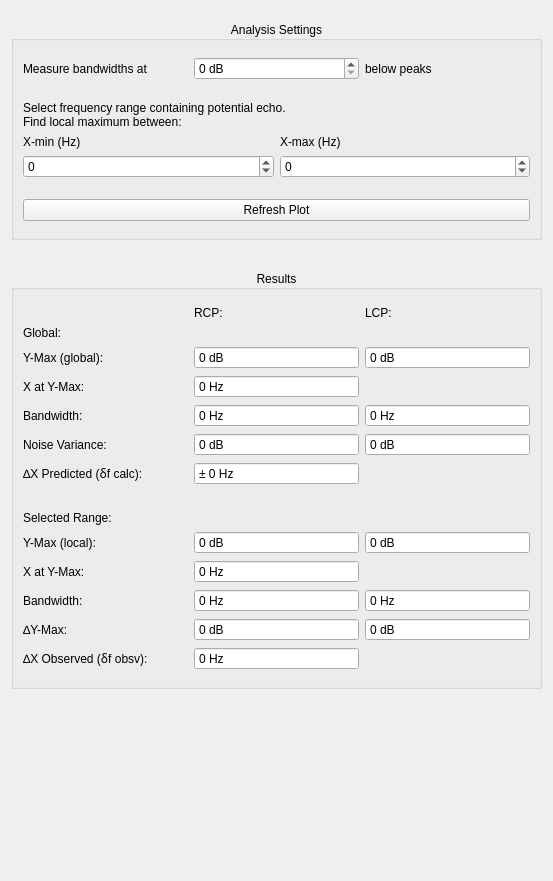
              <widget class="QWidget" name="scrollAreaWidgetContents_2">
               <property name="geometry">
                <rect>
                 <x>0</x>
                 <y>0</y>
                 <width>553</width>
                 <height>881</height>
                </rect>
               </property>
               <layout class="QVBoxLayout" name="verticalLayout_5">
                <item>
                 <layout class="QVBoxLayout" name="verticalLayout_4">
                  <property name="spacing">
                   <number>30</number>
                  </property>
                  <property name="topMargin">
                   <number>10</number>
                  </property>
                  <property name="bottomMargin">
                   <number>22</number>
                  </property>
                  <item>
                   <widget class="QGroupBox" name="group_settings">
                    <property name="title">
                     <string>Analysis Settings</string>
                    </property>
                    <property name="alignment">
                     <set>Qt::AlignCenter</set>
                    </property>
                    <layout class="QGridLayout" name="gridLayout_8">
                     <property name="topMargin">
                      <number>16</number>
                     </property>
                     <property name="bottomMargin">
                      <number>16</number>
                     </property>
                     <item row="0" column="0">
                      <layout class="QVBoxLayout" name="verticalLayout_2">
                       <item>
                        <layout class="QHBoxLayout" name="horizontalLayout_2">
                         <item>
                          <widget class="QLabel" name="label">
                           <property name="text">
                            <string>Measure bandwidths at</string>
                           </property>
                          </widget>
                         </item>
                         <item>
                          <widget class="QDoubleSpinBox" name="spin_measure_bandwidth_below">
                           <property name="suffix">
                            <string> dB</string>
                           </property>
                           <property name="decimals">
                            <number>0</number>
                           </property>
                           <property name="maximum">
                            <double>1000.000000000000000</double>
                           </property>
                          </widget>
                         </item>
                         <item>
                          <widget class="QLabel" name="label_2">
                           <property name="text">
                            <string>below peaks</string>
                           </property>
                          </widget>
                         </item>
                        </layout>
                       </item>
                       <item>
                        <spacer name="verticalSpacer_2">
                         <property name="orientation">
                          <enum>Qt::Vertical</enum>
                         </property>
                         <property name="sizeType">
                          <enum>QSizePolicy::Fixed</enum>
                         </property>
                         <property name="sizeHint" stdset="0">
                          <size>
                           <width>20</width>
                           <height>15</height>
                          </size>
                         </property>
                        </spacer>
                       </item>
                       <item>
                        <widget class="QLabel" name="label_3">
                         <property name="text">
                          <string>Select frequency range containing potential echo.
Find local maximum between:</string>
                         </property>
                        </widget>
                       </item>
                       <item>
                        <layout class="QGridLayout" name="gridLayout_10">
                         <item row="1" column="0">
                          <widget class="QDoubleSpinBox" name="spin_x_min">
                           <property name="decimals">
                            <number>0</number>
                           </property>
                           <property name="minimum">
                            <double>-10000.000000000000000</double>
                           </property>
                           <property name="maximum">
                            <double>10000.000000000000000</double>
                           </property>
                          </widget>
                         </item>
                         <item row="1" column="1">
                          <widget class="QDoubleSpinBox" name="spin_x_max">
                           <property name="decimals">
                            <number>0</number>
                           </property>
                           <property name="minimum">
                            <double>-10000.000000000000000</double>
                           </property>
                           <property name="maximum">
                            <double>10000.000000000000000</double>
                           </property>
                          </widget>
                         </item>
                         <item row="0" column="0">
                          <widget class="QLabel" name="label_4">
                           <property name="text">
                            <string>X-min (Hz)</string>
                           </property>
                          </widget>
                         </item>
                         <item row="0" column="1">
                          <widget class="QLabel" name="label_5">
                           <property name="text">
                            <string>X-max (Hz)</string>
                           </property>
                          </widget>
                         </item>
                        </layout>
                       </item>
                       <item>
                        <spacer name="verticalSpacer_3">
                         <property name="orientation">
                          <enum>Qt::Vertical</enum>
                         </property>
                         <property name="sizeHint" stdset="0">
                          <size>
                           <width>20</width>
                           <height>15</height>
                          </size>
                         </property>
                        </spacer>
                       </item>
                       <item>
                        <widget class="QPushButton" name="btn_refresh_plot">
                         <property name="text">
                          <string>Refresh Plot</string>
                         </property>
                        </widget>
                       </item>
                      </layout>
                     </item>
                    </layout>
                   </widget>
                  </item>
                  <item>
                   <widget class="QGroupBox" name="group_results">
                    <property name="title">
                     <string>Results</string>
                    </property>
                    <property name="alignment">
                     <set>Qt::AlignCenter</set>
                    </property>
                    <layout class="QGridLayout" name="gridLayout_12">
                     <property name="topMargin">
                      <number>16</number>
                     </property>
                     <property name="bottomMargin">
                      <number>16</number>
                     </property>
                     <item row="0" column="0">
                      <layout class="QGridLayout" name="gridLayout_11">
                       <item row="0" column="1">
                        <widget class="QLabel" name="label_18">
                         <property name="text">
                          <string>RCP:</string>
                         </property>
                        </widget>
                       </item>
                       <item row="3" column="1">
                        <widget class="QDoubleSpinBox" name="spin_x_at_ymax_global">
                         <property name="readOnly">
                          <bool>true</bool>
                         </property>
                         <property name="buttonSymbols">
                          <enum>QAbstractSpinBox::NoButtons</enum>
                         </property>
                         <property name="suffix">
                          <string> Hz</string>
                         </property>
                         <property name="decimals">
                          <number>0</number>
                         </property>
                         <property name="minimum">
                          <double>-1000.000000000000000</double>
                         </property>
                         <property name="maximum">
                          <double>1000.000000000000000</double>
                         </property>
                        </widget>
                       </item>
                       <item row="5" column="0">
                        <widget class="QLabel" name="label_9">
                         <property name="text">
                          <string>Noise Variance:</string>
                         </property>
                        </widget>
                       </item>
                       <item row="9" column="0">
                        <widget class="QLabel" name="label_12">
                         <property name="text">
                          <string>Y-Max (local):</string>
                         </property>
                        </widget>
                       </item>
                       <item row="13" column="1">
                        <widget class="QDoubleSpinBox" name="spin_delta_x_observed">
                         <property name="readOnly">
                          <bool>true</bool>
                         </property>
                         <property name="buttonSymbols">
                          <enum>QAbstractSpinBox::NoButtons</enum>
                         </property>
                         <property name="suffix">
                          <string> Hz</string>
                         </property>
                         <property name="decimals">
                          <number>0</number>
                         </property>
                         <property name="minimum">
                          <double>-1000.000000000000000</double>
                         </property>
                         <property name="maximum">
                          <double>1000.000000000000000</double>
                         </property>
                        </widget>
                       </item>
                       <item row="6" column="1">
                        <widget class="QDoubleSpinBox" name="spin_delta_x_predict">
                         <property name="readOnly">
                          <bool>true</bool>
                         </property>
                         <property name="buttonSymbols">
                          <enum>QAbstractSpinBox::NoButtons</enum>
                         </property>
                         <property name="prefix">
                          <string>± </string>
                         </property>
                         <property name="suffix">
                          <string> Hz</string>
                         </property>
                         <property name="decimals">
                          <number>0</number>
                         </property>
                         <property name="minimum">
                          <double>0.000000000000000</double>
                         </property>
                         <property name="maximum">
                          <double>1000.000000000000000</double>
                         </property>
                        </widget>
                       </item>
                       <item row="4" column="1">
                        <widget class="QDoubleSpinBox" name="spin_bandwidth_global">
                         <property name="readOnly">
                          <bool>true</bool>
                         </property>
                         <property name="buttonSymbols">
                          <enum>QAbstractSpinBox::NoButtons</enum>
                         </property>
                         <property name="suffix">
                          <string> Hz</string>
                         </property>
                         <property name="decimals">
                          <number>0</number>
                         </property>
                         <property name="minimum">
                          <double>-1000.000000000000000</double>
                         </property>
                         <property name="maximum">
                          <double>1000.000000000000000</double>
                         </property>
                        </widget>
                       </item>
                       <item row="10" column="1">
                        <widget class="QDoubleSpinBox" name="spin_x_at_ymax_local">
                         <property name="readOnly">
                          <bool>true</bool>
                         </property>
                         <property name="buttonSymbols">
                          <enum>QAbstractSpinBox::NoButtons</enum>
                         </property>
                         <property name="suffix">
                          <string> Hz</string>
                         </property>
                         <property name="decimals">
                          <number>0</number>
                         </property>
                         <property name="minimum">
                          <double>-1000.000000000000000</double>
                         </property>
                         <property name="maximum">
                          <double>1000.000000000000000</double>
                         </property>
                        </widget>
                       </item>
                       <item row="11" column="0">
                        <widget class="QLabel" name="label_14">
                         <property name="text">
                          <string>Bandwidth:</string>
                         </property>
                        </widget>
                       </item>
                       <item row="5" column="1">
                        <widget class="QDoubleSpinBox" name="spin_noise_variance_global">
                         <property name="readOnly">
                          <bool>true</bool>
                         </property>
                         <property name="buttonSymbols">
                          <enum>QAbstractSpinBox::NoButtons</enum>
                         </property>
                         <property name="suffix">
                          <string> dB</string>
                         </property>
                         <property name="decimals">
                          <number>0</number>
                         </property>
                         <property name="minimum">
                          <double>-1000.000000000000000</double>
                         </property>
                         <property name="maximum">
                          <double>1000.000000000000000</double>
                         </property>
                        </widget>
                       </item>
                       <item row="8" column="0">
                        <widget class="QLabel" name="label_11">
                         <property name="text">
                          <string>Selected Range:</string>
                         </property>
                        </widget>
                       </item>
                       <item row="11" column="1">
                        <widget class="QDoubleSpinBox" name="spin_bandwidth_local">
                         <property name="readOnly">
                          <bool>true</bool>
                         </property>
                         <property name="buttonSymbols">
                          <enum>QAbstractSpinBox::NoButtons</enum>
                         </property>
                         <property name="suffix">
                          <string> Hz</string>
                         </property>
                         <property name="decimals">
                          <number>0</number>
                         </property>
                         <property name="minimum">
                          <double>-1000.000000000000000</double>
                         </property>
                         <property name="maximum">
                          <double>1000.000000000000000</double>
                         </property>
                        </widget>
                       </item>
                       <item row="12" column="1">
                        <widget class="QDoubleSpinBox" name="spin_delta_y">
                         <property name="readOnly">
                          <bool>true</bool>
                         </property>
                         <property name="buttonSymbols">
                          <enum>QAbstractSpinBox::NoButtons</enum>
                         </property>
                         <property name="suffix">
                          <string> dB</string>
                         </property>
                         <property name="decimals">
                          <number>0</number>
                         </property>
                         <property name="minimum">
                          <double>-1000.000000000000000</double>
                         </property>
                         <property name="maximum">
                          <double>1000.000000000000000</double>
                         </property>
                        </widget>
                       </item>
                       <item row="13" column="0">
                        <widget class="QLabel" name="label_17">
                         <property name="text">
                          <string>∆X Observed (ẟf obsv):</string>
                         </property>
                        </widget>
                       </item>
                       <item row="12" column="0">
                        <widget class="QLabel" name="label_16">
                         <property name="text">
                          <string>∆Y-Max:</string>
                         </property>
                        </widget>
                       </item>
                       <item row="6" column="0">
                        <widget class="QLabel" name="label_10">
                         <property name="text">
                          <string>∆X Predicted (ẟf calc):</string>
                         </property>
                        </widget>
                       </item>
                       <item row="2" column="0">
                        <widget class="QLabel" name="label_6">
                         <property name="text">
                          <string>Y-Max (global):</string>
                         </property>
                        </widget>
                       </item>
                       <item row="4" column="0">
                        <widget class="QLabel" name="label_8">
                         <property name="text">
                          <string>Bandwidth:</string>
                         </property>
                        </widget>
                       </item>
                       <item row="10" column="0">
                        <widget class="QLabel" name="label_13">
                         <property name="text">
                          <string>X at Y-Max:</string>
                         </property>
                        </widget>
                       </item>
                       <item row="3" column="0">
                        <widget class="QLabel" name="label_7">
                         <property name="text">
                          <string>X at Y-Max:</string>
                         </property>
                        </widget>
                       </item>
                       <item row="7" column="0">
                        <spacer name="verticalSpacer">
                         <property name="orientation">
                          <enum>Qt::Vertical</enum>
                         </property>
                         <property name="sizeType">
                          <enum>QSizePolicy::Fixed</enum>
                         </property>
                         <property name="sizeHint" stdset="0">
                          <size>
                           <width>20</width>
                           <height>20</height>
                          </size>
                         </property>
                        </spacer>
                       </item>
                       <item row="2" column="1">
                        <widget class="QDoubleSpinBox" name="spin_ymax_global">
                         <property name="readOnly">
                          <bool>true</bool>
                         </property>
                         <property name="buttonSymbols">
                          <enum>QAbstractSpinBox::NoButtons</enum>
                         </property>
                         <property name="suffix">
                          <string> dB</string>
                         </property>
                         <property name="decimals">
                          <number>0</number>
                         </property>
                         <property name="minimum">
                          <double>-1000.000000000000000</double>
                         </property>
                         <property name="maximum">
                          <double>1000.000000000000000</double>
                         </property>
                        </widget>
                       </item>
                       <item row="9" column="1">
                        <widget class="QDoubleSpinBox" name="spin_ymax_local">
                         <property name="readOnly">
                          <bool>true</bool>
                         </property>
                         <property name="buttonSymbols">
                          <enum>QAbstractSpinBox::NoButtons</enum>
                         </property>
                         <property name="suffix">
                          <string> dB</string>
                         </property>
                         <property name="decimals">
                          <number>0</number>
                         </property>
                         <property name="minimum">
                          <double>-1000.000000000000000</double>
                         </property>
                         <property name="maximum">
                          <double>1000.000000000000000</double>
                         </property>
                        </widget>
                       </item>
                       <item row="11" column="2">
                        <widget class="QDoubleSpinBox" name="spin_bandwidth_local_LCP">
                         <property name="readOnly">
                          <bool>true</bool>
                         </property>
                         <property name="buttonSymbols">
                          <enum>QAbstractSpinBox::NoButtons</enum>
                         </property>
                         <property name="suffix">
                          <string> Hz</string>
                         </property>
                         <property name="decimals">
                          <number>0</number>
                         </property>
                         <property name="minimum">
                          <double>-1000.000000000000000</double>
                         </property>
                         <property name="maximum">
                          <double>1000.000000000000000</double>
                         </property>
                        </widget>
                       </item>
                       <item row="12" column="2">
                        <widget class="QDoubleSpinBox" name="spin_delta_y_LCP">
                         <property name="readOnly">
                          <bool>true</bool>
                         </property>
                         <property name="buttonSymbols">
                          <enum>QAbstractSpinBox::NoButtons</enum>
                         </property>
                         <property name="suffix">
                          <string> dB</string>
                         </property>
                         <property name="decimals">
                          <number>0</number>
                         </property>
                         <property name="minimum">
                          <double>-1000.000000000000000</double>
                         </property>
                         <property name="maximum">
                          <double>1000.000000000000000</double>
                         </property>
                        </widget>
                       </item>
                       <item row="4" column="2">
                        <widget class="QDoubleSpinBox" name="spin_bandwidth_global_LCP">
                         <property name="readOnly">
                          <bool>true</bool>
                         </property>
                         <property name="buttonSymbols">
                          <enum>QAbstractSpinBox::NoButtons</enum>
                         </property>
                         <property name="suffix">
                          <string> Hz</string>
                         </property>
                         <property name="decimals">
                          <number>0</number>
                         </property>
                         <property name="minimum">
                          <double>-1000.000000000000000</double>
                         </property>
                         <property name="maximum">
                          <double>1000.000000000000000</double>
                         </property>
                        </widget>
                       </item>
                       <item row="5" column="2">
                        <widget class="QDoubleSpinBox" name="spin_noise_variance_global_LCP">
                         <property name="readOnly">
                          <bool>true</bool>
                         </property>
                         <property name="buttonSymbols">
                          <enum>QAbstractSpinBox::NoButtons</enum>
                         </property>
                         <property name="suffix">
                          <string> dB</string>
                         </property>
                         <property name="decimals">
                          <number>0</number>
                         </property>
                         <property name="minimum">
                          <double>-1000.000000000000000</double>
                         </property>
                         <property name="maximum">
                          <double>1000.000000000000000</double>
                         </property>
                        </widget>
                       </item>
                       <item row="9" column="2">
                        <widget class="QDoubleSpinBox" name="spin_ymax_local_LCP">
                         <property name="readOnly">
                          <bool>true</bool>
                         </property>
                         <property name="buttonSymbols">
                          <enum>QAbstractSpinBox::NoButtons</enum>
                         </property>
                         <property name="suffix">
                          <string> dB</string>
                         </property>
                         <property name="decimals">
                          <number>0</number>
                         </property>
                         <property name="minimum">
                          <double>-1000.000000000000000</double>
                         </property>
                         <property name="maximum">
                          <double>1000.000000000000000</double>
                         </property>
                        </widget>
                       </item>
                       <item row="2" column="2">
                        <widget class="QDoubleSpinBox" name="spin_ymax_global_LCP">
                         <property name="readOnly">
                          <bool>true</bool>
                         </property>
                         <property name="buttonSymbols">
                          <enum>QAbstractSpinBox::NoButtons</enum>
                         </property>
                         <property name="suffix">
                          <string> dB</string>
                         </property>
                         <property name="decimals">
                          <number>0</number>
                         </property>
                         <property name="minimum">
                          <double>-1000.000000000000000</double>
                         </property>
                         <property name="maximum">
                          <double>1000.000000000000000</double>
                         </property>
                        </widget>
                       </item>
                       <item row="1" column="0">
                        <widget class="QLabel" name="label_15">
                         <property name="text">
                          <string>Global:</string>
                         </property>
                        </widget>
                       </item>
                       <item row="0" column="2">
                        <widget class="QLabel" name="label_19">
                         <property name="text">
                          <string>LCP:</string>
                         </property>
                        </widget>
                       </item>
                      </layout>
                     </item>
                    </layout>
                   </widget>
                  </item>
                  <item>
                   <spacer name="verticalSpacer_5">
                    <property name="orientation">
                     <enum>Qt::Vertical</enum>
                    </property>
                    <property name="sizeHint" stdset="0">
                     <size>
                      <width>20</width>
                      <height>10</height>
                     </size>
                    </property>
                   </spacer>
                  </item>
                 </layout>
                </item>
               </layout>
              </widget>
